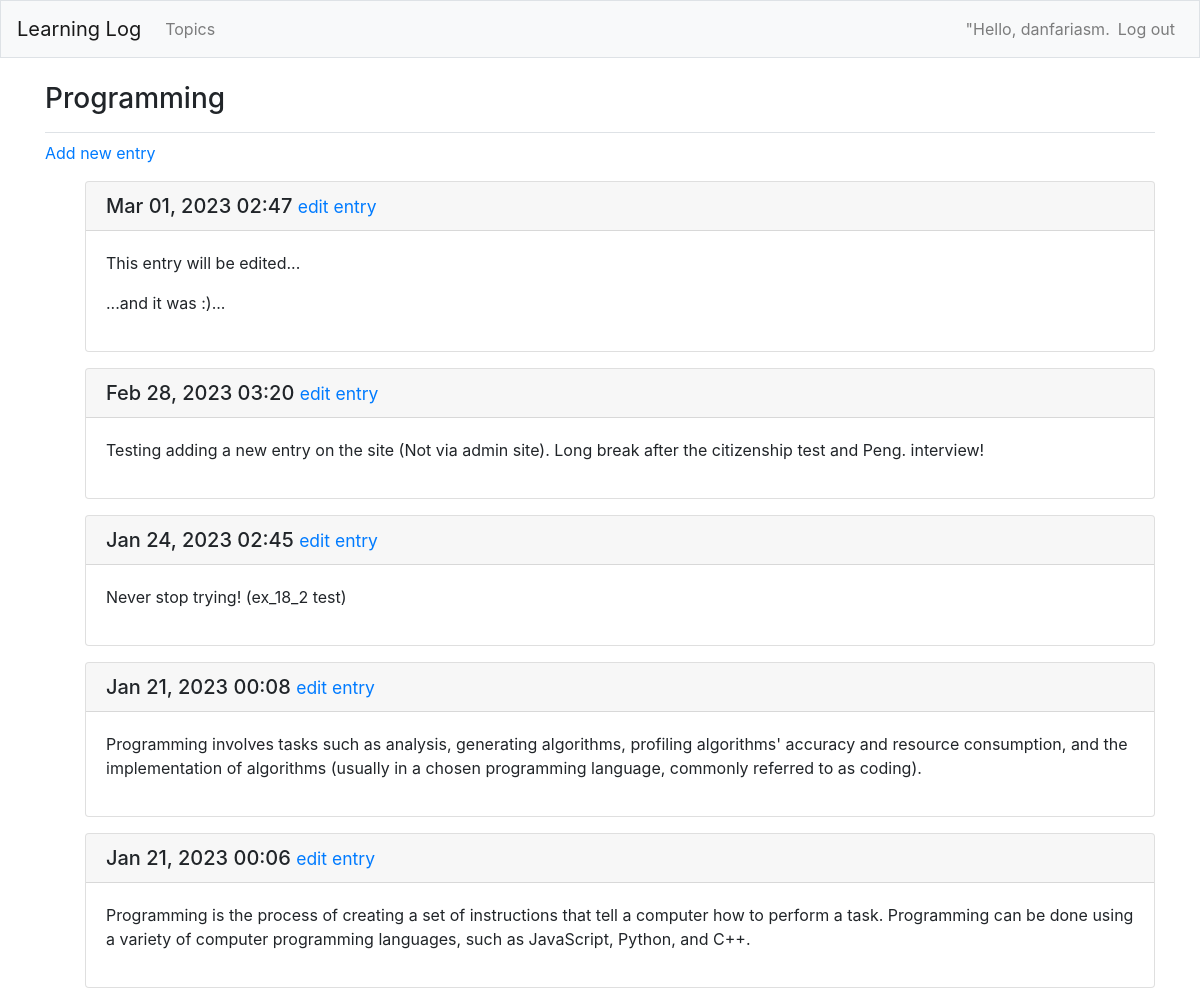
The page /topics/1/ (signed in) on the database its author committed.
### learning_logs/models.py (models this page shows, shortened)
class Topic(models.Model):
    text = models.CharField(max_length=200)
    date_added = models.DateTimeField(auto_now_add=True)
    owner = models.ForeignKey(User, on_delete=models.CASCADE)
    def __str__(self):
        return self.text

class Entry(models.Model):
    topic = models.ForeignKey(Topic, on_delete=models.CASCADE)
    text = models.TextField()
    date_added = models.DateTimeField(auto_now_add=True)
    class Meta:
        verbose_name_plural = "entries"

### learning_logs/views.py (the view)
# urls.py: path("topics/<int:topic_id>/", views.topic, name="topic"),
@login_required
def topic(request, topic_id):
    topic = Topic.objects.get(id=topic_id)
    check_topic_owner(topic, request)
    entries = topic.entry_set.order_by("-date_added")
    context = {"topic": topic, "entries": entries}
    return render(request, "learning_logs/topic.html", context)

### learning_logs/views.py (called while the page is built)
def check_topic_owner(topic, request):
    if topic.owner != request.user:
        raise Http404

### learning_logs/templates/learning_logs/topic.html
{% extends "learning_logs/base.html" %}
{% block page_header %}
    <h3>{{ topic }}</h3>
{% endblock page_header %}
{% block content %}
    <p>
        <a href="{% url 'learning_logs:new_entry' topic.id %}">Add new entry</a>
    </p>
    <ul>
    {% for entry in entries %}
        <div class="card mb-3">
            <h5 class="card-header">
                {{ entry.date_added|date:"M d, Y H:i" }}
                <small><a href="{% url 'learning_logs:edit_entry' entry.id %}">
                    edit entry</a></small>
            </h5>
            <div class="card-body">
                {{ entry.text|linebreaks }}
            </div>
        </div>
    {% empty %}
        <p>There are no entries for this topic yet.</p>
    {% endfor %}
{% endblock content %}

### learning_logs/templates/learning_logs/base.html (shortened to what this page needs)
{% load bootstrap4 %}
<!doctype html>
<html lang="en">
<head>
    {% bootstrap_css %}
</head>
<body>
    <nav class="navbar navbar-expand-md navbar-light bg-light mb-4 border">
        <a class="navbar-brand" href="{% url 'learning_logs:index'%}">
            Learning Log</a>
        <div class="collapse navbar-collapse" id="navbarCollapse">
            <ul class="navbar-nav mr-auto">
                <li class="nav-item">
                    <a class="nav-link" href="{% url 'learning_logs:topics'%}">
                        Topics</a></li>
            </ul>
            <ul class="navbar-nav ml-auto">
                {% if user.is_authenticated %}
                    <li class="nav-item">
                        <span class="navbar-text">"Hello, {{ user.username }}.</span>
                    </li>
                    <li class="nav-item">
                        <a class="nav-link" href="{% url 'users:logout' %}">Log out</a>
                    </li>
                {% endif %}
            </ul>
        </div>
    </nav>
    <main role="main" class="container">
        <div class="pb-2 mb-2 border-bottom">
            {% block page_header %}{% endblock page_header %}
        </div>
        <div>
            {% block content %}{% endblock content %}
        </div>
    </main>
</body>
</html>

### rows shown on the page
Topic: text "Programming"
Entry: date_added "Mar 01, 2023 02:47", text "This entry will be edited... ...and it was :)..."
Entry: date_added "Feb 28, 2023 03:20", text "Testing adding a new entry on the site (Not via admin site). Long break after the citizenship test and Peng. interview!"
Entry: date_added "Jan 24, 2023 02:45", text "Never stop trying! (ex_18_2 test)"
Entry: date_added "Jan 21, 2023 00:08", text "Programming involves tasks such as analysis, generating algorithms, profiling algorithms' accuracy and resource consumption, and the implementation of algorithms (usually in a chosen programming language, commonly referred to as coding)."
Entry: date_added "Jan 21, 2023 00:06", text "Programming is the process of creating a set of instructions that tell a computer how to perform a task. Programming can be done using a variety of computer programming languages, such as JavaScript, Python, and C++."

### other values the page prints
{{ user.username }} "danfariasm"
